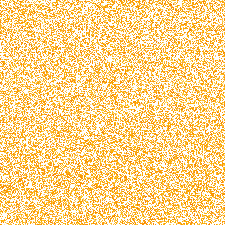
#> input picture encrypted1.png, 225 x 225 px
$ python decrypt1.py
#> lines starting #> are read from the running program, lines starting #| are printed output that depends on the picture
# -*- coding: utf-8 -*-
"""
Created on Sat Oct 24 10:43:15 2020

@author: C01
"""
import PIL as pl

im = pl.Image.open('encrypted1.png')
#> im is the input picture: PIL image 225x225 RGB; mean R, G, B 252.9, 215.5, 147.9
px = im.load()
w, h = im.size
#> w = 225; h = 225

y0 = 1
x0 = 1.0000001
"""
Flattening to linear using one loop

"""
for i in range(0, h * w):
    x = 1 - 1.4 * pow(x0, 2) + y0
    y = 0.3 * x0
    x0 = float('%.14f' % (x))
    y0 = float('%.14f' % (y))
    xr = int(('%.11f' % (x))[5:9]) % w
    yr = int(('%.11f' % (y))[5:9]) % h

    p = px[i % w, int(i / w)]
    pr = px[xr, yr]
    px[i % w, int(i / w)] = pr
    px[xr, yr] = p
#> this loop made 50625 passes
#> (p, pr) on passes 1 to 3: ((242, 146, 7), (255, 255, 255)), ((255, 255, 255), (255, 142, 1)), ((250, 193, 41), (249, 136, 0))

im.save('decrypted.jpg', optimize=False, progressive=False, quality=100)
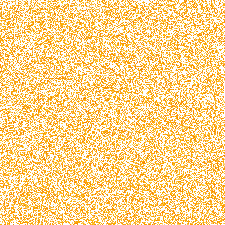
#> saved as decrypted.jpg: PIL image 225x225 RGB; mean R, G, B 252.9, 215.5, 147.9

$ run again, with 22.png copied over encrypted1.png
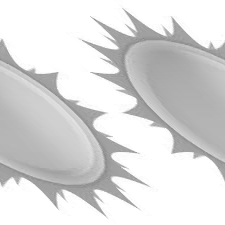
#> input picture 22.png, 225 x 225 px
#> im is the input picture: PIL image 225x225 L; min 134, max 255, mean 219
#> the loop `for i in range(0, h * w):` made 50625 passes
#> pr on passes 1 to 3: 255, 192, 255
#> `im.save('decrypted.jpg', optimize=False, progressive=False, quality=100)`:
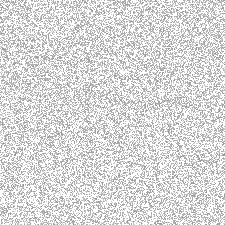
#> saved as decrypted.jpg: PIL image 225x225 L; min 134, max 255, mean 219
